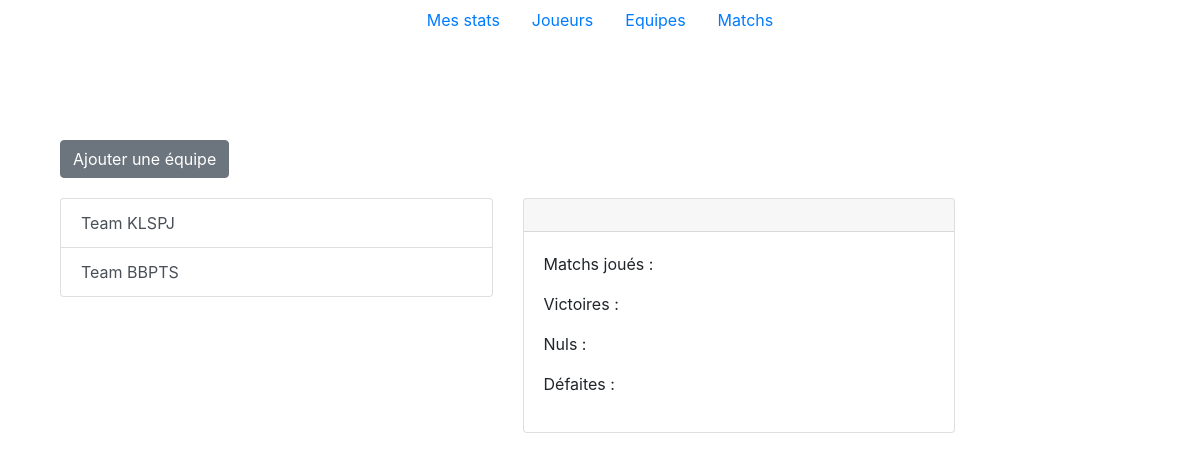
The page /index.php/teams on the database as committed earlier.
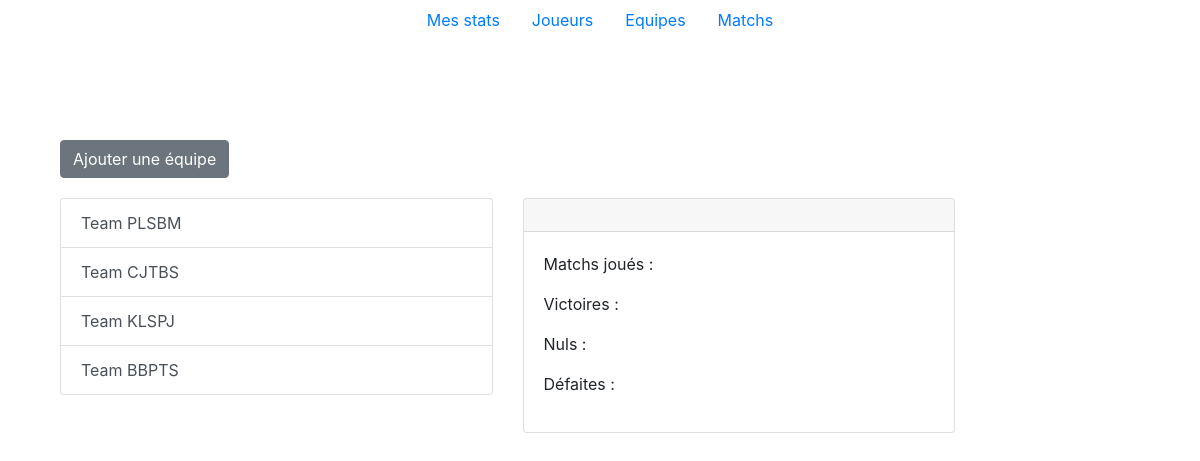
The same page on the database as committed later.
### tables this page shows
CREATE TABLE `teams` (
  `id` int(11) NOT NULL,
  `name` varchar(250) NOT NULL
);

### application/controllers/Teams.php (called while the page is built, shortened)
<?php
class Teams extends CI_Controller {
	public function __construct()
	{
		$this->load->model('TeamsModel');
		$this->load->model('PlayersModel');
	}
	public function index()
	{
		$data['teams'] = $this->TeamsModel->get_teams();
		$data['players'] = $this->PlayersModel->get_players();
		$this->load->view('templates/Header');
		$this->load->view('teams/TeamsView', $data);
		$this->load->view('templates/Footer');
	}
}

### index.php (called while the page is built, shortened)
<?php
require_once BASEPATH.'core/CodeIgniter.php';

### application/models/TeamsModel.php (called while the page is built, shortened)
<?php
class TeamsModel extends CI_Model
{
	private $table_teams = "teams";
	public function get_teams()
	{
		return $this->db->select('id, name')
				->from($this->table_teams)
				->order_by('id', 'desc')
				->get()
				->result();
	}
}

### application/views/teams/TeamsListView.php
<?php if(isset($teams)): ?>
	<div class="list-group">
		<?php foreach ($teams as $team): ?>
			<button type="button" class="list-group-item list-group-item-action team-list" onclick="showTeamCard(this, <?= $team->id ?>, '<?= site_url('Teams/get_team_data') ?>')" ><?= $team->name ?></button>
		<?php endforeach; ?>
	</div>
<?php endif; ?>

Rows that differ between the two databases and show on the page:
added teams: name "Team PLSBM"
added teams: name "Team CJTBS"
